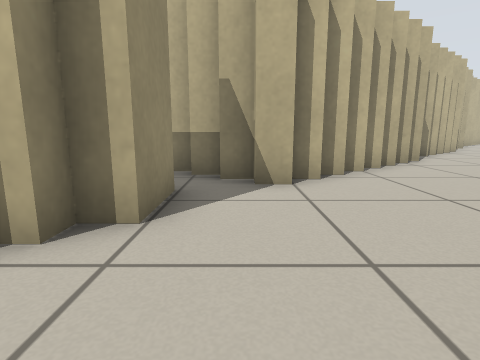
view 1 (above)

15 first-person views from a walk through a world built for the Player/Stage simulator. The camera is 0.5 m above the floor, tilts 10° down and sees 80° across. Floor lines are 1 m apart. The floor is counted in squares, 0.5 m on a side. Each view is taken from the middle of a square. On the plan, view 1 faces up. The plan holds only what a view shows up to about 11 squares ahead; the rest is blank. The place goes on beyond the plan. Robots are left out.

view 2
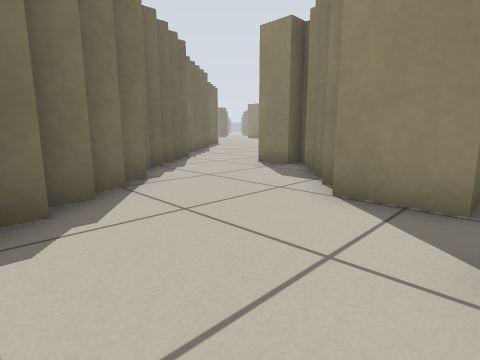

view 3
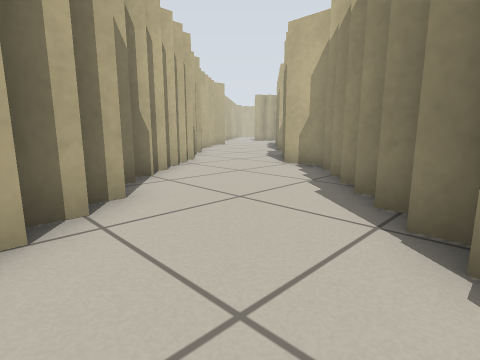

view 4
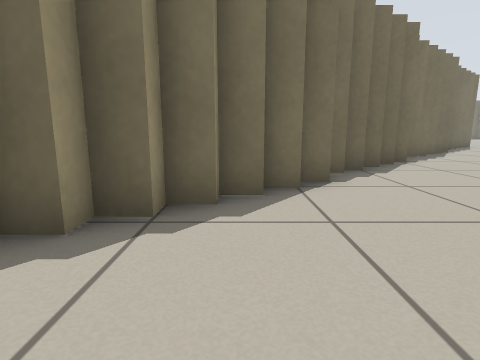

view 5
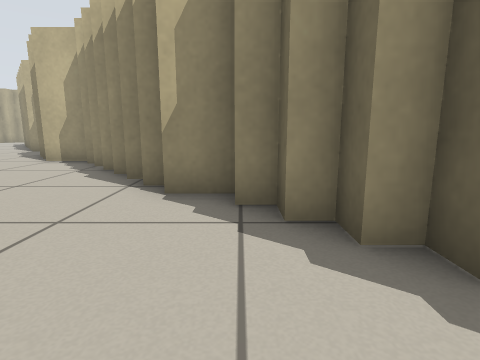

view 6
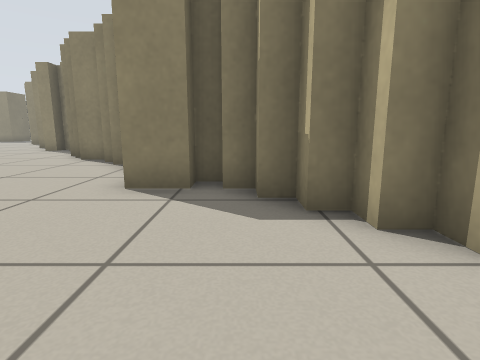

view 7
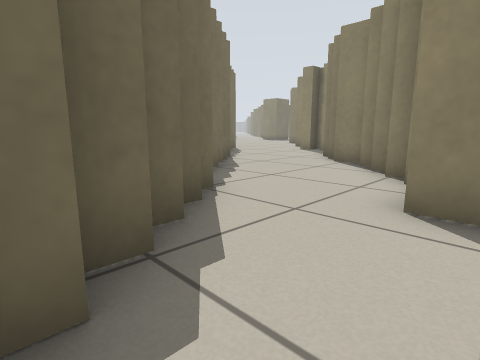

view 8
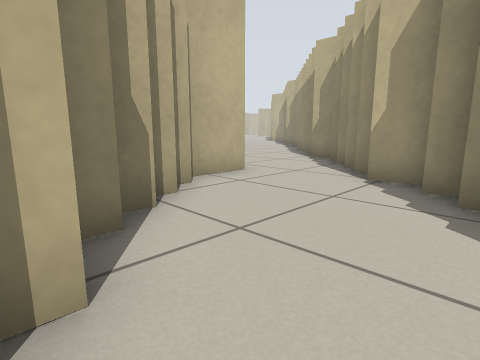

view 9
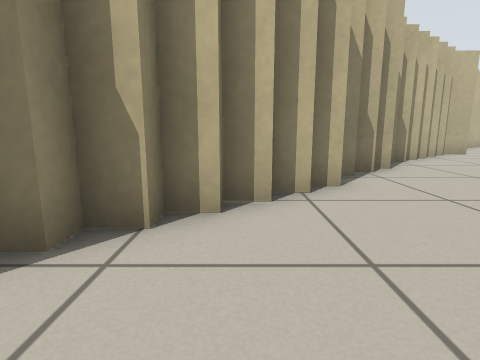

view 10
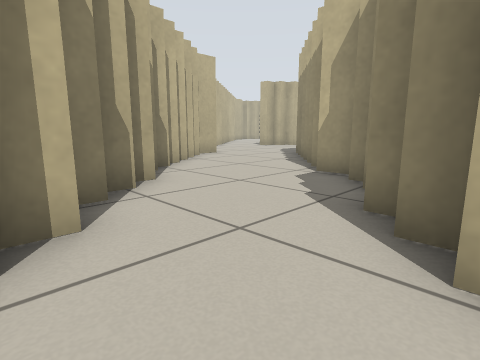

view 11
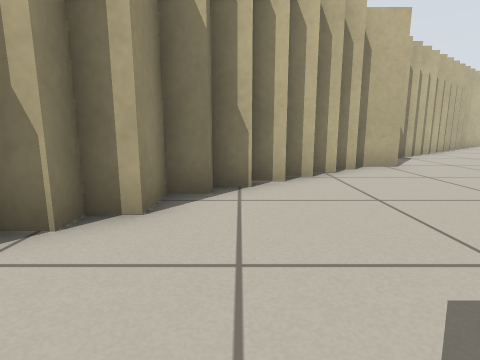

view 12
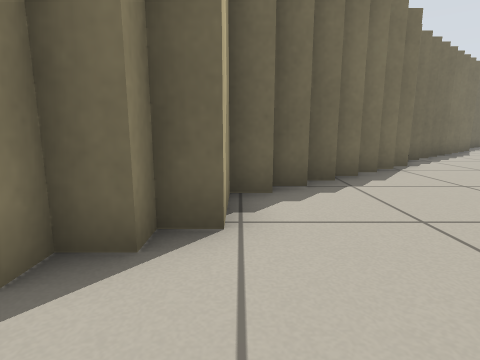

view 13
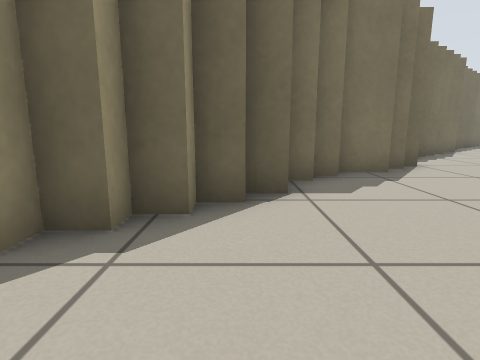

view 14
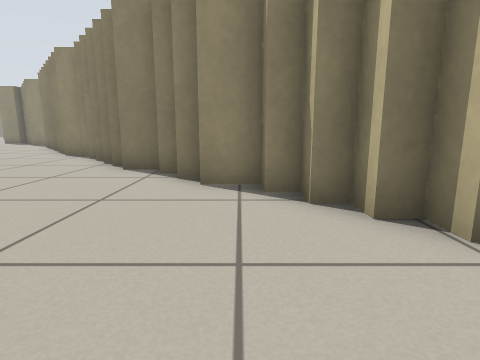

view 15
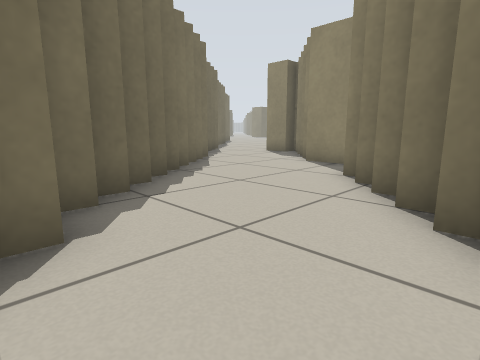

### Floor plan
Key: @ floor where view 1 was taken; # wall or solid block; . floor.
Columns run from 10 left of view 1 to 18 right of it. Each row starts with its distance up from view 1.
 20                           ##.
 19                          ##..
 18                        ###...
 17                       ##.....
 16                       #.....#
 15                     ###....##
 14                     #.....##
 13                    ##....##
 12                  ###....##
 11                 ##....###
 10                 #....##
  9               ###....#
  8              ##.....##
  7         ##  ##....###
  6         #####....##
  5         ##......##
  4         ##..... ##
  3         ##....###
  2        ##....##
  1      ###....##
  0      ##...@##
 -1     ###...##
 -2   ###....##
 -3  ##.....##
 -4  #.....##
 -5 ##....##
 -6 .....##

Positions as (right, up) in squares from view 1, and headings:
1: (0, 0), facing up
2: (3, 5), facing down-left
3: (4, 5), facing up-right
4: (2, 5), facing down
5: (2, 4), facing right
6: (1, 1), facing left
7: (0, 0), facing down-left
8: (-9, -6), facing up-right
9: (8, 8), facing up
10: (9, 10), facing up-right
11: (13, 12), facing up
12: (11, 13), facing down
13: (16, 18), facing down
14: (17, 16), facing left
15: (7, 8), facing down-left
